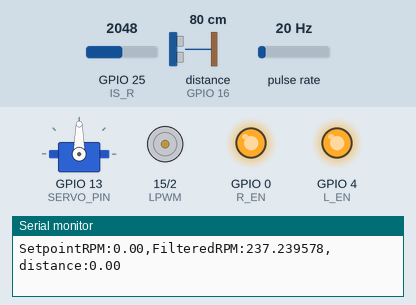
Simulated run of this sketch. Board: ESP32. Parts: servo, motor-driver pin pairs drawn as motors (green arrow = first pin HIGH = forward, orange = second pin HIGH = backward, longer = more drive), output pins drawn as LEDs (lit = HIGH), the last lines printed to the serial monitor. Wiring (inferred from the names in the program): ultrasonic range finder: trigger GPIO 17; echo GPIO 16; pulse sensor: data GPIO 12; servo: signal GPIO 13. The inputs (shaded band) are chosen by the test bench; at power-on: pulse rate 20 Hz, GPIO 25 (IS_R) = 2048, distance to the obstacle (sensor on GPIO 16) 80 cm. The echo pulse lasts 58.3 µs per cm; servo pulses on a pin are drawn as a servo (544–2400 µs = 0–180°); pins used as bus, display or sensor lines are not drawn.

Above: at 1.2 s.
1.3 s: pulse rate (sensor on GPIO 12) set to 4 Hz
At 3.5 s:
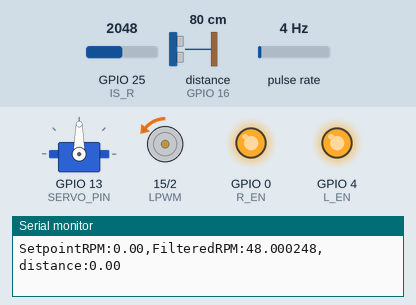
3.8 s: pulse rate (sensor on GPIO 12) set to 50 Hz
At 4.5 s:
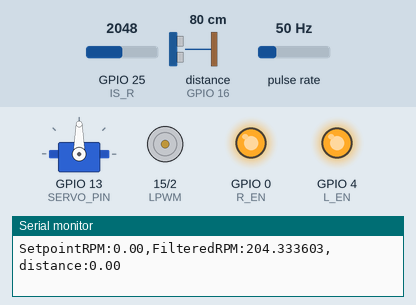
Timing chart, 0 to 6.8 s (numbered marks = the images above; inputs shaded):
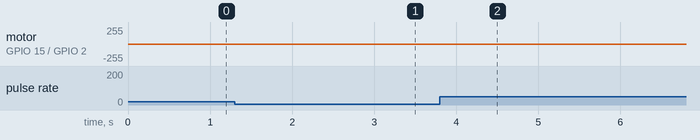

Measured:
- after the input at 1.3 s, motor on GPIO 15 (LPWM) / GPIO 2 (RPWM): stopped → backward 1/255 after 1.1 s
- after the input at 3.8 s, motor on GPIO 15 (LPWM) / GPIO 2 (RPWM): backward 1/255 → stopped after 0.21 s

The sketch:

ACC_final_3.ino
```cpp
#include <Arduino.h>
#include <math.h>
#include "esp_timer.h" // For ESP32 specific timer

// --- Pin Definitions --- (Keep these as they are)
#define RPWM 2
#define LPWM 15
#define R_EN 0
#define L_EN 4
#define IS_R 25
#define IS_L 26
#define SERVO_PIN 13
#define HALL_SENSOR_PIN 12
//=========================================
// define Ultrasonic
//=========================================
#define echoPin 16
#define trigPin 17
#define SOUND_SPEED 0.0343  // cm/us
float distanceCm = 0.0;
const int Max_distance =40;
long duration;
//----------------------------------------
// --- Servo Constants --- (Keep these)
#define MIN_PULSE_WIDTH 500
#define MAX_PULSE_WIDTH 2500
#define REFRESH_INTERVAL 20000
#define SERVO_MIN_ANGLE 40
#define SERVO_MAX_ANGLE 130

// --- Motor & Driver Constants --- (Keep these, calibrate CURRENT_LIMIT_MV)
#define CURRENT_LIMIT_MV 7000 // Example: Needs calibration!

// --- Encoder / RPM Calculation --- (Keep these)
const int PULSES_PER_REV = 5;
volatile unsigned long pulseCount = 0;
volatile float currentRPM = 0.0;
const unsigned long RPM_CALC_INTERVAL_MS = 500;
const unsigned long RPM_CALC_INTERVAL_US = RPM_CALC_INTERVAL_MS * 1000;
volatile unsigned long lastRpmCalcTime = 0;
volatile unsigned long lastRpmCalcPulseCount = 0;
esp_timer_handle_t rpm_timer_handle;


// --- EMA Filters ---
const float EMA_ALPHA = 0.05; // Smoothing factor (0.0 < alpha <= 1.0). TUNE THIS.
float g_filteredRPM = 0.0;   // Global variable to hold the latest filtered RPM result

// --- PID Controller ---
float RPM_setpoint = 0.0; // Desired speed (RPM)

// *** NEW PID GAINS - MUST BE RETUNED ***
// These gains now relate RPM error to an RPM-based control effort
float Kp = 1.5;  // Example starting value - TUNE ME!
float Ki = 0.5;  // Example starting value - TUNE ME!
float Kd = 0; // Example starting value - TUNE ME!

// --- PID Timing & State Variables ---
const unsigned long PID_INTERVAL_MS = 10;
const float PID_SAMPLE_TIME_S = (float)PID_INTERVAL_MS / 1000.0;
float integral = 0.0;           // PID integral state
float previousErrorRPM = 0.0;   // Store previous error in RPM
unsigned long lastPIDRunTime = 0;
int currentPWM = 0; // Stores the last calculated PWM value

// *** NEW: RPM-to-PWM Transformation Constants - MUST BE TUNED ***
// These map the target RPM effort calculated by PID to a PWM value.
// PWM = RPM_TO_PWM_SLOPE * targetEffort_RPM + RPM_TO_PWM_OFFSET
// Needs experimental determination for your specific motor+load!
const float RPM_TO_PWM_SLOPE = 0.05;  // Example: 2 PWM units per RPM - TUNE ME!
const float RPM_TO_PWM_OFFSET = 4.6; // Example: PWM needed to start motion - TUNE ME!
const float MAX_RPM_ESTIMATE = 4000; // Example: Estimated max possible RPM for anti-windup - TUNE ME!

// --- Stop Detection Timer --- (Keep these)
const int STOP_CHECK_INTERVAL_US = 1000000;
volatile unsigned long lastCheckedPulseCount = 0;
bool motorRunning = false;
esp_timer_handle_t stop_timer_handle;

// --- Serial Communication Buffer --- (Keep these)
const int SERIAL_BUFFER_SIZE = 10;
byte serialBuffer[SERIAL_BUFFER_SIZE];
int serialBufferIndex = 0;

// --- Global State Variables --- (Keep these)
int32_t steering_angle = 90;
int32_t received_speed = 0;
// =========================================================================
// INTERRUPT SERVICE ROUTINE (ISR) - Hall Sensor / Encoder
// =========================================================================
void IRAM_ATTR hallSensorISR() {
    pulseCount++;
}

// =========================================================================
// TIMER CALLBACK - RPM Calculation (Keep this function as is)
// =========================================================================
void IRAM_ATTR rpm_timer_callback(void *arg) {
    // ... (Keep the existing code for rpm_timer_callback) ...
     unsigned long currentTime_us = micros();
    unsigned long currentPulseReading;

    // Atomically read pulseCount
    noInterrupts();
    currentPulseReading = pulseCount;
    interrupts();

    unsigned long deltaTime_us = currentTime_us - lastRpmCalcTime;
    unsigned long deltaPulses = currentPulseReading - lastRpmCalcPulseCount;

    float calculatedRPM = 0.0;
    if (deltaTime_us > 0 && deltaPulses > 0) { // Calculate only if time and pulses have changed
        float pulses_per_second = (float)deltaPulses * 1000000.0 / (float)deltaTime_us;
        float rps = pulses_per_second / (float)PULSES_PER_REV; // Revolutions per second
        calculatedRPM = rps * 60.0;                            // Revolutions per minute
    } else if (deltaTime_us > RPM_CALC_INTERVAL_US * 2) { // If no pulses for a while, assume 0 RPM
         // Check if motor *should* be running based on setpoint before forcing 0
         if (abs(RPM_setpoint) < 0.1) { // Check if setpoint is effectively zero
              calculatedRPM = 0.0;
         }
    }

    // Atomically update currentRPM
    noInterrupts();
    currentRPM = calculatedRPM; // No filter for now
    interrupts();

    // Store values for next calculation
    lastRpmCalcTime = currentTime_us;
    lastRpmCalcPulseCount = currentPulseReading;
}

// =========================================================================
// TIMER CALLBACK - Stop Detection (Keep this function as is)
// =========================================================================
void IRAM_ATTR stop_timer_callback(void *arg) {
   // ... (Keep the existing code for stop_timer_callback) ...
    unsigned long currentPulseReading;

    noInterrupts();
    currentPulseReading = pulseCount;
    interrupts();

    // If the motor is supposed to be running (setpoint > 0) but pulses haven't changed
    if (motorRunning && currentPulseReading == lastCheckedPulseCount) {
        noInterrupts();
        currentRPM = 0.0; // Force measured RPM to zero
        interrupts();
    }
    lastCheckedPulseCount = currentPulseReading; // Update for next check
}

// =========================================================================
// FUNCTION: setMotorPWM (Keep this function as is)
// Applies the given PWM value (0-255) to the motor driver.
// =========================================================================
void setMotorPWM(int pwmValue) {
   // ... (Keep the existing code for setMotorPWM, including current check) ...
    pwmValue = constrain(pwmValue, 0, 255);
    currentPWM = pwmValue; // Store the value being applied

    uint16_t raw_IS_R = analogRead(IS_R);
    float voltage_IS_R_mV = raw_IS_R * (3300.0 / 4095.0);

    // Placeholder for actual current check - NEEDS CALIBRATION
    if (voltage_IS_R_mV < CURRENT_LIMIT_MV ) {
        digitalWrite(R_EN, HIGH);
        digitalWrite(L_EN, HIGH);
        analogWrite(RPWM, pwmValue);
        digitalWrite(LPWM, LOW);
        motorRunning = (pwmValue > 0);
    } else {
        // Current limit exceeded! Stop the motor immediately
        Serial.println("!!! CURRENT LIMIT EXCEEDED !!!");
        digitalWrite(R_EN, LOW);
        digitalWrite(L_EN, LOW);
        analogWrite(LPWM, 0);
        digitalWrite(RPWM, LOW);
        motorRunning = false;
        integral = 0; // Reset integral term on fault
        currentPWM = 0;
    }
}

// =========================================================================
// FUNCTION: EMA filter
// =========================================================================
float updateEMA(float currentRawValue) {
    // Static variables retain their value between function calls.
    // Initialized only once when the function is first called.
    static float previousEMA = 0.0; // Stores the last filtered value, persists across calls
    static bool initialized = false; // Tracks if the filter has been seeded, persists across calls

    // Initialize the filter with the first valid reading
    // Note: If the first raw values might be 0 while the motor isn't moving,
    // you might want to add a check like: if (!initialized && currentRawValue != 0.0)
    if (!initialized) {
        previousEMA = currentRawValue; // Seed with the first value
        initialized = true;
        return previousEMA; // Return the initial value the first time
    }

    // Apply the EMA formula: New Average = (Alpha * Current) + ((1 - Alpha) * Previous)
    float currentEMA = (EMA_ALPHA * currentRawValue) + ((1.0 - EMA_ALPHA) * previousEMA);

    // Update the state for the *next* time the function is called
    previousEMA = currentEMA;

    // Return the newly calculated filtered value
    return currentEMA;
}
 //=========================================================================
 // MESURE DISTANCE && CONTROL SPEED FOLLOW DISTANCE
 //=========================================================================
float measureDistanceCM()
{
  digitalWrite(trigPin, LOW);
  delayMicroseconds(2);
  digitalWrite(trigPin, HIGH);
  delayMicroseconds(10);
  digitalWrite(trigPin, LOW);
  duration = pulseIn(echoPin, HIGH, 5000); // 3.5ms ï¿½ 60cm timeout

  if (duration == 0) {
    // No echo received ï¿½ return -1 to signal invalid reading
    return -1.0;
  }

  float distance = duration * SOUND_SPEED / 2.0;

  // Clamp to 0ï¿½50ï¿½cm
  if (distance < 0.0) distance = 0.0;
  if (distance > Max_distance) distance = Max_distance;

  return distance;
}


float adjustRPMWithDistance(float distance) {
    static float lastRPM = 0.0;

    if (distance < 10.0) {
         RPM_setpoint = 0.0; // STOP motor
    }
    else if (distance >= 10.0 && distance <= 35.0)
    {
        // ---  deadband giu nguyen toc do toi khoang 30cm ---
        if (distance >= 29.0 && distance <= 31.0)
        {
            return lastRPM; // Khong thay doi RPM
    }

        float RPM_calculate = ((Max_distance - distance) * (RPM_setpoint / Max_distance));
        lastRPM = RPM_setpoint - RPM_calculate;
    }
    else if (distance > 35.0 && distance < Max_distance) {
        // --- Tang den RPM ve RPM_setpoint ---
        lastRPM += 5.0; // Tang t? t?
        if (lastRPM > RPM_setpoint) lastRPM = RPM_setpoint;
    }
    else {
        lastRPM = RPM_setpoint; // KEEP SPEED TO RPM_setpoint.
    }

    return lastRPM;
}

// =========================================================================
// FUNCTION: calculatePID_RPM_Output (NEW PID Logic)
// Calculates the required control effort (scaled in RPM units).
// Input: setpointRPM, measuredRPM
// Output: float targetEffort_RPM (unconstrained)
// =========================================================================
float calculatePID_RPM_Output(float setpointRPM, float measuredRPM) {
    // --- Calculate Error (in RPM) ---
    float errorRPM = setpointRPM - measuredRPM;

    // --- Integral Term (with anti-windup) ---
    // Basic anti-windup: Clamp the integral term itself.
    // Estimate max contribution needed from integral (e.g., enough to reach max RPM)
    float maxIntegralContribution_RPM = MAX_RPM_ESTIMATE; // Example limit - TUNE ME!
    float maxIntegral = (Ki > 0.001) ? maxIntegralContribution_RPM / Ki : 1e9; // Avoid division by zero

    // Only integrate if not already saturated (more advanced anti-windup could be added here)
    // For now, just accumulate and clamp later
    integral += errorRPM * PID_SAMPLE_TIME_S;
    integral = constrain(integral, -maxIntegral, maxIntegral); // Apply clamping

    // --- Derivative Term ---
    float derivative = 0;
    if (PID_SAMPLE_TIME_S > 0) {
        derivative = (errorRPM - previousErrorRPM) / PID_SAMPLE_TIME_S;
    }

    // --- PID Calculation (Output is RPM-based effort) ---
    float p_term = Kp * errorRPM;
    float i_term = Ki * integral;
    float d_term = Kd * derivative;
    float pidOutput_RPM = p_term + i_term + d_term;

    // --- Update State for Next Iteration ---
    previousErrorRPM = errorRPM; // Store RPM error for next derivative calculation

    // --- Return calculated effort (RPM units) ---
    return pidOutput_RPM;
}

// =========================================================================
// FUNCTION: transformRPMtoPWM (NEW Transformation Logic)
// Converts the target RPM effort from PID into a PWM value (0-255).
// Input: targetEffort_RPM (float)
// Output: int pwmValue (0-255)
// =========================================================================
int transformRPMtoPWM(float targetEffort_RPM) {
    // Apply linear transformation: PWM = m * RPM + c
    // Use the tuned constants RPM_TO_PWM_SLOPE and RPM_TO_PWM_OFFSET
    float calculatedPWM_f = RPM_TO_PWM_SLOPE * targetEffort_RPM + RPM_TO_PWM_OFFSET;

    // Constrain the result to the valid PWM range
    int pwmOut = constrain((int)round(calculatedPWM_f), 0, 255);

    return pwmOut;
}

// =========================================================================
// FUNCTION: control_servo (Keep this function as is)
// =========================================================================
void control_servo() {
   // ... (Keep the existing code for control_servo) ...
    static unsigned long lastServoUpdate = 0;
    unsigned long now = micros();

    if (now - lastServoUpdate >= REFRESH_INTERVAL) {
        lastServoUpdate = now;
        int constrainedAngle = constrain(steering_angle, SERVO_MIN_ANGLE, SERVO_MAX_ANGLE);
        int pulseWidth = map(constrainedAngle, 0, 180, MIN_PULSE_WIDTH, MAX_PULSE_WIDTH);
        digitalWrite(SERVO_PIN, HIGH);
        delayMicroseconds(pulseWidth);
        digitalWrite(SERVO_PIN, LOW);
    }
}

// =========================================================================
// FUNCTION: parseSerialData (Keep this function as is)
// =========================================================================
void parseSerialData() {
   // ... (Keep the existing code for parseSerialData) ...
    if (serialBuffer[0] == '<' && serialBuffer[SERIAL_BUFFER_SIZE - 1] == '>') {
        steering_angle = *((int32_t*)&serialBuffer[1]);
        received_speed = *((int32_t*)&serialBuffer[5]);
        RPM_setpoint = (float)received_speed;
    } else {
        Serial.println("Invalid serial packet received.");
    }
    serialBufferIndex = 0;
}

// =========================================================================
// FUNCTION: displayData (Modified to show filtered RPM)
// =========================================================================
void displayData() {
    static unsigned long lastPrintTime = 0;
    // Adjust PRINT_INTERVAL_MS if needed, 100ms is quite fast for plotting
    const unsigned long PRINT_INTERVAL_MS = 200; // Example: Print every 200ms

    if (millis() - lastPrintTime >= PRINT_INTERVAL_MS) {
        lastPrintTime = millis();

        // Get raw RPM value again just for display comparison
        float rawRPM_display;
        noInterrupts();
        rawRPM_display = currentRPM;
        interrupts();

        // Prepare plotter output string
        // Format: SetpointRPM,RawRPM,FilteredRPM,AppliedPWM
        Serial.print("SetpointRPM:");
        Serial.print(RPM_setpoint);
        Serial.print(",");
        Serial.print("FilteredRPM:"); // Add Filtered RPM label
        Serial.print(g_filteredRPM,6); // <<< Print the global filtered value
        Serial.print(",");
        Serial.print("distance:");
        Serial.println(distanceCm,2);
        //Serial.print("PWM:"); // Also plot PWM now
        //Serial.println(currentPWM); // currentPWM is updated in setMotorPWM
    }
}


// SETUP FUNCTION (Keep mostly as is)
// =========================================================================
void setup() {
    Serial.begin(115200);
    Serial.println("ESP32 Motor Control Initializing (RPM PID Output)...");

    pinMode(trigPin, OUTPUT);
    pinMode(echoPin, INPUT);

    // --- Pin Modes --- (Keep setup)
    pinMode(SERVO_PIN, OUTPUT);
    digitalWrite(SERVO_PIN, LOW);
    pinMode(RPWM, OUTPUT);
    pinMode(LPWM, OUTPUT);
    pinMode(R_EN, OUTPUT);
    pinMode(L_EN, OUTPUT);
    pinMode(IS_R, INPUT);
    pinMode(IS_L, INPUT);
    pinMode(HALL_SENSOR_PIN, INPUT_PULLUP);

    // --- Initial State --- (Keep setup)
    digitalWrite(R_EN, LOW);
    digitalWrite(L_EN, LOW);
    analogWrite(LPWM, 0);
    digitalWrite(RPWM, LOW);
    setMotorPWM(0);

    // --- Attach Interrupt --- (Keep setup)
    attachInterrupt(digitalPinToInterrupt(HALL_SENSOR_PIN), hallSensorISR, FALLING);

    // --- Initialize Timers & State --- (Keep setup)
    lastRpmCalcTime = micros();
    lastPIDRunTime = millis();
    noInterrupts();
    lastRpmCalcPulseCount = pulseCount;
    lastCheckedPulseCount = pulseCount;
    interrupts();
    Serial.println("State variables initialized.");

    // --- Setup ESP32 Timers --- (Keep setup)
    esp_timer_create_args_t rpm_timer_args = { .callback = &rpm_timer_callback, .name = "rpm_calc"};
    esp_timer_create(&rpm_timer_args, &rpm_timer_handle);
    esp_timer_start_periodic(rpm_timer_handle, RPM_CALC_INTERVAL_US);

    esp_timer_create_args_t stop_timer_args = { .callback = &stop_timer_callback, .name = "motor_stop_check"};
    esp_timer_create(&stop_timer_args, &stop_timer_handle);
    esp_timer_start_periodic(stop_timer_handle, STOP_CHECK_INTERVAL_US);

    Serial.println("Setup Complete. Waiting for data...");
}

// =========================================================================
// MAIN LOOP (Updated PID Flow)
// =========================================================================
void loop() {
    // --- Process Incoming Serial Data --- (Keep as is)
    while (Serial.available() > 0) {
        // ... (Keep existing serial parsing logic) ...
         uint8_t byteRead = Serial.read();
        if (serialBufferIndex == 0 && byteRead != '<') {
            continue; // Wait for start marker
        }
        if (serialBufferIndex < SERIAL_BUFFER_SIZE) {
            serialBuffer[serialBufferIndex++] = byteRead;
        }
        if (serialBufferIndex == SERIAL_BUFFER_SIZE) {
            if (serialBuffer[SERIAL_BUFFER_SIZE - 1] == '>') {
                parseSerialData(); // Updates RPM_setpoint and steering_angle
            } else {
                 Serial.println("Serial Frame Error: No end marker.");
            }
             serialBufferIndex = 0; // Always reset index
        }
    }

 // Get the latest raw RPM calculated by the timer callbac
    float rawRPM;
    noInterrupts();
    rawRPM = currentRPM;
    interrupts();

    // Update the global filtered RPM value using the EMA function
    g_filteredRPM = updateEMA(rawRPM);

    // +++ END OF STEP 1 +++

    //========= READ DISTANCE=====================
    float measured = measureDistanceCM();
    if (measured >= 0.0) {
    distanceCm = measured; // update only if valid
    }
     float adjustedSetpoint = adjustRPMWithDistance(distanceCm);
    // --- PID Control Loop (Runs periodically) ---
    unsigned long currentMillis = millis();
    if (currentMillis - lastPIDRunTime >= PID_INTERVAL_MS)
    {
        lastPIDRunTime = currentMillis; // Update time of this PID run

        // --- NEW PID FLOW ---
        // 1. Reset integral if setpoint is zero (helps prevent windup at stop)
        if (abs(RPM_setpoint) < 0.1)
        {
            integral = 0.0;
            previousErrorRPM = 0.0; // Reset previous error as well
        }

        // 2. Calculate desired control effort in RPM units using PID
        //    +++ STEP 2: Use g_filteredRPM as PID input +++
        float targetEffort_RPM = calculatePID_RPM_Output(adjustedSetpoint, g_filteredRPM); // <<< Use g_filteredRPM here

        // 3. Transform the RPM-based effort into a PWM value
        int targetPWM = transformRPMtoPWM(targetEffort_RPM);

        // 4. Apply the calculated PWM to the motor
        setMotorPWM(targetPWM);
        // --- End of NEW PID FLOW ---
    } // --- End of PID Control Loop ---


    // --- Servo Control --- (Keep as is)
    control_servo();

    // --- Display Data --- (Keep as is - Will modify this function in Step 3)
    displayData();
}
```
